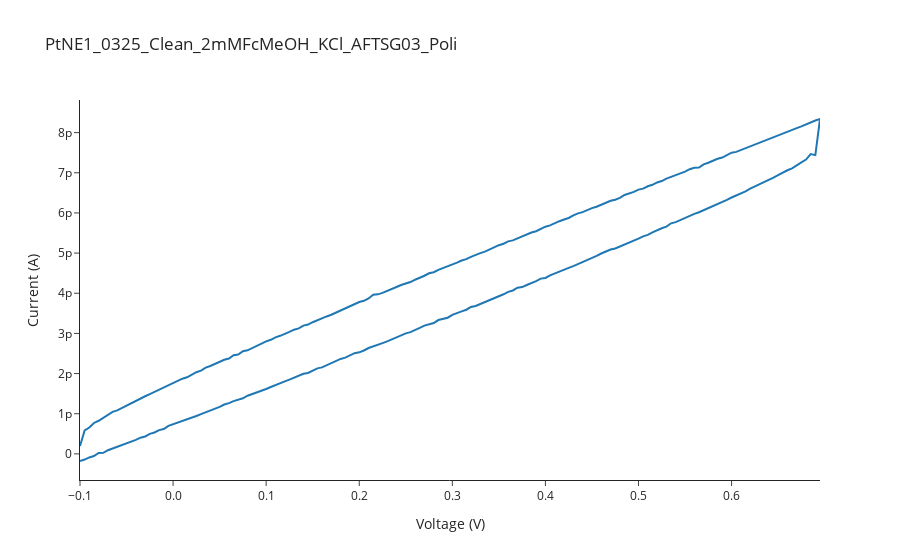

Notebook cell for this chart:
### Code cell
import plotly.graph_objects as go

fig = go.Figure(
    data=go.Scatter(
        x=[float(v) for v in voltage_list],
        y=data_values,
    )
)
fig.update_layout(
    title=filename,
    xaxis_title="Voltage (V)",
    yaxis_title="Current (A)",
    template="simple_white",
    xaxis=dict(tickformat=".1f", dtick=0.1),
)

fig.show()
fig.write_html("./CV_" + filename + ".html")

### Figure 1 — Plotly figure (JSON) as saved in the notebook; plotly's stock layout.template omitted (floating-point values rounded to 4 significant figures; data arrays with more than 128 entries replaced by an {"elided": "..."} marker saying what was removed)
{"data": [{"type": "scatter", "x": {"elided": "319 float values"}, "y": {"elided": "319 float values"}}], "layout": {"title": {"text": "PtNE1_0325_Clean_2mMFcMeOH_KCl_AFTSG03_Poli"}, "xaxis": {"dtick": 0.1, "tickformat": ".1f", "title": {"text": "Voltage (V)"}}, "yaxis": {"title": {"text": "Current (A)"}}}}
